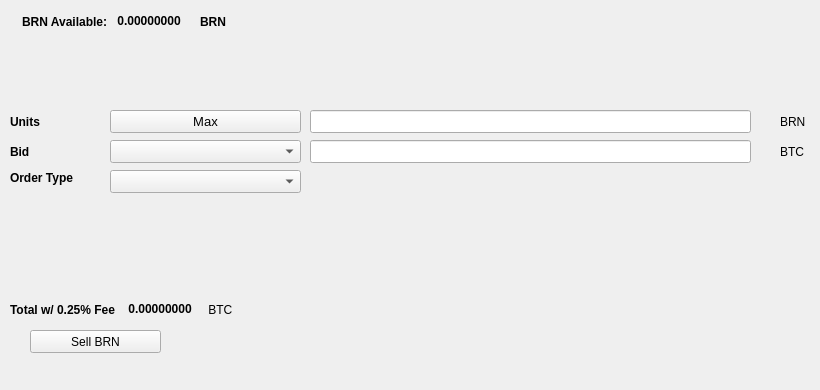
   <widget class="QWidget" name="SellTab">
    <attribute name="title">
     <string>Sell</string>
    </attribute>
    <widget class="QLabel" name="label_16">
     <property name="geometry">
      <rect>
       <x>780</x>
       <y>140</y>
       <width>31</width>
       <height>23</height>
      </rect>
     </property>
     <property name="text">
      <string>BTC</string>
     </property>
    </widget>
    <widget class="QComboBox" name="SellBidcomboBox">
     <property name="geometry">
      <rect>
       <x>110</x>
       <y>140</y>
       <width>191</width>
       <height>23</height>
      </rect>
     </property>
     <property name="font">
      <font>
       <pointsize>10</pointsize>
      </font>
     </property>
    </widget>
    <widget class="QLabel" name="label_18">
     <property name="geometry">
      <rect>
       <x>10</x>
       <y>110</y>
       <width>46</width>
       <height>23</height>
      </rect>
     </property>
     <property name="font">
      <font>
       <weight>75</weight>
       <bold>true</bold>
      </font>
     </property>
     <property name="text">
      <string>Units</string>
     </property>
    </widget>
    <widget class="QPushButton" name="Sell_Max_Amount">
     <property name="geometry">
      <rect>
       <x>110</x>
       <y>110</y>
       <width>191</width>
       <height>23</height>
      </rect>
     </property>
     <property name="font">
      <font>
       <pointsize>10</pointsize>
      </font>
     </property>
     <property name="text">
      <string>Max</string>
     </property>
    </widget>
    <widget class="QLabel" name="label_20">
     <property name="geometry">
      <rect>
       <x>10</x>
       <y>170</y>
       <width>91</width>
       <height>16</height>
      </rect>
     </property>
     <property name="font">
      <font>
       <weight>75</weight>
       <bold>true</bold>
      </font>
     </property>
     <property name="text">
      <string>Order Type</string>
     </property>
    </widget>
    <widget class="QComboBox" name="SellOrdertypeCombo">
     <property name="geometry">
      <rect>
       <x>110</x>
       <y>170</y>
       <width>191</width>
       <height>23</height>
      </rect>
     </property>
     <property name="font">
      <font>
       <pointsize>10</pointsize>
      </font>
     </property>
    </widget>
    <widget class="QLabel" name="label_21">
     <property name="geometry">
      <rect>
       <x>10</x>
       <y>140</y>
       <width>46</width>
       <height>23</height>
      </rect>
     </property>
     <property name="font">
      <font>
       <weight>75</weight>
       <bold>true</bold>
      </font>
     </property>
     <property name="text">
      <string>Bid</string>
     </property>
    </widget>
    <widget class="QLabel" name="label_22">
     <property name="geometry">
      <rect>
       <x>780</x>
       <y>110</y>
       <width>31</width>
       <height>23</height>
      </rect>
     </property>
     <property name="text">
      <string>BRN</string>
     </property>
    </widget>
    <widget class="QLineEdit" name="UnitsInputBRN">
     <property name="geometry">
      <rect>
       <x>310</x>
       <y>110</y>
       <width>441</width>
       <height>23</height>
      </rect>
     </property>
     <property name="font">
      <font>
       <pointsize>9</pointsize>
       <weight>75</weight>
       <bold>true</bold>
      </font>
     </property>
    </widget>
    <widget class="QLineEdit" name="SellBidPriceEdit">
     <property name="geometry">
      <rect>
       <x>310</x>
       <y>140</y>
       <width>441</width>
       <height>23</height>
      </rect>
     </property>
     <property name="font">
      <font>
       <pointsize>9</pointsize>
       <weight>75</weight>
       <bold>true</bold>
      </font>
     </property>
    </widget>
    <widget class="QPushButton" name="SellBRNBTN">
     <property name="geometry">
      <rect>
       <x>30</x>
       <y>330</y>
       <width>131</width>
       <height>23</height>
      </rect>
     </property>
     <property name="text">
      <string>Sell BRN</string>
     </property>
     <property name="icon">
      <iconset resource="../brn">
       <normaloff>:/icons/bitcoin</normaloff>:/icons/bitcoin</iconset>
     </property>
    </widget>
    <widget class="QWidget" name="layoutWidget3">
     <property name="geometry">
      <rect>
       <x>22</x>
       <y>12</y>
       <width>258</width>
       <height>19</height>
      </rect>
     </property>
     <layout class="QHBoxLayout" name="horizontalLayout">
      <item>
       <widget class="QLabel" name="label232_2">
        <property name="font">
         <font>
          <weight>75</weight>
          <bold>true</bold>
         </font>
        </property>
        <property name="text">
         <string>BRN Available:</string>
        </property>
       </widget>
      </item>
      <item>
       <widget class="QLabel" name="BRNAvailableLabel">
        <property name="palette">
         <palette>
          <active>
           <colorrole role="WindowText">
            <brush brushstyle="SolidPattern">
             <color alpha="255">
              <red>0</red>
              <green>0</green>
              <blue>0</blue>
             </color>
            </brush>
           </colorrole>
           <colorrole role="Button">
            <brush brushstyle="SolidPattern">
             <color alpha="255">
              <red>0</red>
              <green>170</green>
              <blue>0</blue>
             </color>
            </brush>
           </colorrole>
           <colorrole role="Light">
            <brush brushstyle="SolidPattern">
             <color alpha="255">
              <red>0</red>
              <green>255</green>
              <blue>0</blue>
             </color>
            </brush>
           </colorrole>
           <colorrole role="Midlight">
            <brush brushstyle="SolidPattern">
             <color alpha="255">
              <red>0</red>
              <green>212</green>
              <blue>0</blue>
             </color>
            </brush>
           </colorrole>
           <colorrole role="Dark">
            <brush brushstyle="SolidPattern">
             <color alpha="255">
              <red>0</red>
              <green>85</green>
              <blue>0</blue>
             </color>
            </brush>
           </colorrole>
           <colorrole role="Mid">
            <brush brushstyle="SolidPattern">
             <color alpha="255">
              <red>0</red>
              <green>113</green>
              <blue>0</blue>
             </color>
            </brush>
           </colorrole>
           <colorrole role="Text">
            <brush brushstyle="SolidPattern">
             <color alpha="255">
              <red>0</red>
              <green>170</green>
              <blue>0</blue>
             </color>
            </brush>
           </colorrole>
           <colorrole role="BrightText">
            <brush brushstyle="SolidPattern">
             <color alpha="255">
              <red>255</red>
              <green>255</green>
              <blue>255</blue>
             </color>
            </brush>
           </colorrole>
           <colorrole role="ButtonText">
            <brush brushstyle="SolidPattern">
             <color alpha="255">
              <red>0</red>
              <green>0</green>
              <blue>0</blue>
             </color>
            </brush>
           </colorrole>
           <colorrole role="Base">
            <brush brushstyle="SolidPattern">
             <color alpha="255">
              <red>255</red>
              <green>255</green>
              <blue>255</blue>
             </color>
            </brush>
           </colorrole>
           <colorrole role="Window">
            <brush brushstyle="SolidPattern">
             <color alpha="255">
              <red>0</red>
              <green>170</green>
              <blue>0</blue>
             </color>
            </brush>
           </colorrole>
           <colorrole role="Shadow">
            <brush brushstyle="SolidPattern">
             <color alpha="255">
              <red>0</red>
              <green>0</green>
              <blue>0</blue>
             </color>
            </brush>
           </colorrole>
           <colorrole role="AlternateBase">
            <brush brushstyle="SolidPattern">
             <color alpha="255">
              <red>127</red>
              <green>212</green>
              <blue>127</blue>
             </color>
            </brush>
           </colorrole>
           <colorrole role="ToolTipBase">
            <brush brushstyle="SolidPattern">
             <color alpha="255">
              <red>255</red>
              <green>255</green>
              <blue>220</blue>
             </color>
            </brush>
           </colorrole>
           <colorrole role="ToolTipText">
            <brush brushstyle="SolidPattern">
             <color alpha="255">
              <red>0</red>
              <green>0</green>
              <blue>0</blue>
             </color>
            </brush>
           </colorrole>
          </active>
          <inactive>
           <colorrole role="WindowText">
            <brush brushstyle="SolidPattern">
             <color alpha="255">
              <red>0</red>
              <green>0</green>
              <blue>0</blue>
             </color>
            </brush>
           </colorrole>
           <colorrole role="Button">
            <brush brushstyle="SolidPattern">
             <color alpha="255">
              <red>0</red>
              <green>170</green>
              <blue>0</blue>
             </color>
            </brush>
           </colorrole>
           <colorrole role="Light">
            <brush brushstyle="SolidPattern">
             <color alpha="255">
              <red>0</red>
              <green>255</green>
              <blue>0</blue>
             </color>
            </brush>
           </colorrole>
           <colorrole role="Midlight">
            <brush brushstyle="SolidPattern">
             <color alpha="255">
              <red>0</red>
              <green>212</green>
              <blue>0</blue>
             </color>
            </brush>
           </colorrole>
           <colorrole role="Dark">
            <brush brushstyle="SolidPattern">
             <color alpha="255">
              <red>0</red>
              <green>85</green>
              <blue>0</blue>
             </color>
            </brush>
           </colorrole>
           <colorrole role="Mid">
            <brush brushstyle="SolidPattern">
             <color alpha="255">
              <red>0</red>
              <green>113</green>
              <blue>0</blue>
             </color>
            </brush>
           </colorrole>
           <colorrole role="Text">
            <brush brushstyle="SolidPattern">
             <color alpha="255">
              <red>0</red>
              <green>170</green>
              <blue>0</blue>
             </color>
            </brush>
           </colorrole>
           <colorrole role="BrightText">
            <brush brushstyle="SolidPattern">
             <color alpha="255">
              <red>255</red>
              <green>255</green>
              <blue>255</blue>
             </color>
            </brush>
           </colorrole>
           <colorrole role="ButtonText">
            <brush brushstyle="SolidPattern">
             <color alpha="255">
              <red>0</red>
              <green>0</green>
              <blue>0</blue>
             </color>
            </brush>
           </colorrole>
           <colorrole role="Base">
            <brush brushstyle="SolidPattern">
             <color alpha="255">
              <red>255</red>
              <green>255</green>
              <blue>255</blue>
             </color>
            </brush>
           </colorrole>
           <colorrole role="Window">
            <brush brushstyle="SolidPattern">
             <color alpha="255">
              <red>0</red>
              <green>170</green>
              <blue>0</blue>
             </color>
            </brush>
           </colorrole>
           <colorrole role="Shadow">
            <brush brushstyle="SolidPattern">
             <color alpha="255">
              <red>0</red>
              <green>0</green>
              <blue>0</blue>
             </color>
            </brush>
           </colorrole>
           <colorrole role="AlternateBase">
            <brush brushstyle="SolidPattern">
             <color alpha="255">
              <red>127</red>
              <green>212</green>
              <blue>127</blue>
             </color>
            </brush>
           </colorrole>
           <colorrole role="ToolTipBase">
            <brush brushstyle="SolidPattern">
             <color alpha="255">
              <red>255</red>
              <green>255</green>
              <blue>220</blue>
             </color>
            </brush>
           </colorrole>
           <colorrole role="ToolTipText">
            <brush brushstyle="SolidPattern">
             <color alpha="255">
              <red>0</red>
              <green>0</green>
              <blue>0</blue>
             </color>
            </brush>
           </colorrole>
          </inactive>
          <disabled>
           <colorrole role="WindowText">
            <brush brushstyle="SolidPattern">
             <color alpha="255">
              <red>0</red>
              <green>85</green>
              <blue>0</blue>
             </color>
            </brush>
           </colorrole>
           <colorrole role="Button">
            <brush brushstyle="SolidPattern">
             <color alpha="255">
              <red>0</red>
              <green>170</green>
              <blue>0</blue>
             </color>
            </brush>
           </colorrole>
           <colorrole role="Light">
            <brush brushstyle="SolidPattern">
             <color alpha="255">
              <red>0</red>
              <green>255</green>
              <blue>0</blue>
             </color>
            </brush>
           </colorrole>
           <colorrole role="Midlight">
            <brush brushstyle="SolidPattern">
             <color alpha="255">
              <red>0</red>
              <green>212</green>
              <blue>0</blue>
             </color>
            </brush>
           </colorrole>
           <colorrole role="Dark">
            <brush brushstyle="SolidPattern">
             <color alpha="255">
              <red>0</red>
              <green>85</green>
              <blue>0</blue>
             </color>
            </brush>
           </colorrole>
           <colorrole role="Mid">
            <brush brushstyle="SolidPattern">
             <color alpha="255">
              <red>0</red>
              <green>113</green>
              <blue>0</blue>
             </color>
            </brush>
           </colorrole>
           <colorrole role="Text">
            <brush brushstyle="SolidPattern">
             <color alpha="255">
              <red>0</red>
              <green>85</green>
              <blue>0</blue>
             </color>
            </brush>
           </colorrole>
           <colorrole role="BrightText">
            <brush brushstyle="SolidPattern">
             <color alpha="255">
              <red>255</red>
              <green>255</green>
              <blue>255</blue>
             </color>
            </brush>
           </colorrole>
           <colorrole role="ButtonText">
            <brush brushstyle="SolidPattern">
             <color alpha="255">
              <red>0</red>
              <green>85</green>
              <blue>0</blue>
             </color>
            </brush>
           </colorrole>
           <colorrole role="Base">
            <brush brushstyle="SolidPattern">
             <color alpha="255">
              <red>0</red>
              <green>170</green>
              <blue>0</blue>
             </color>
            </brush>
           </colorrole>
           <colorrole role="Window">
            <brush brushstyle="SolidPattern">
             <color alpha="255">
              <red>0</red>
              <green>170</green>
              <blue>0</blue>
             </color>
            </brush>
           </colorrole>
           <colorrole role="Shadow">
            <brush brushstyle="SolidPattern">
             <color alpha="255">
              <red>0</red>
              <green>0</green>
              <blue>0</blue>
             </color>
            </brush>
           </colorrole>
           <colorrole role="AlternateBase">
            <brush brushstyle="SolidPattern">
             <color alpha="255">
              <red>0</red>
              <green>170</green>
              <blue>0</blue>
             </color>
            </brush>
           </colorrole>
           <colorrole role="ToolTipBase">
            <brush brushstyle="SolidPattern">
             <color alpha="255">
              <red>255</red>
              <green>255</green>
              <blue>220</blue>
             </color>
            </brush>
           </colorrole>
           <colorrole role="ToolTipText">
            <brush brushstyle="SolidPattern">
             <color alpha="255">
              <red>0</red>
              <green>0</green>
              <blue>0</blue>
             </color>
            </brush>
           </colorrole>
          </disabled>
         </palette>
        </property>
        <property name="font">
         <font>
          <weight>75</weight>
          <bold>true</bold>
         </font>
        </property>
        <property name="text">
         <string> 0.00000000 </string>
        </property>
        <property name="textInteractionFlags">
         <set>Qt::LinksAccessibleByMouse|Qt::TextSelectableByKeyboard|Qt::TextSelectableByMouse</set>
        </property>
       </widget>
      </item>
      <item>
       <widget class="QLabel" name="labelBRN">
        <property name="font">
         <font>
          <weight>75</weight>
          <bold>true</bold>
         </font>
        </property>
        <property name="text">
         <string>BRN</string>
        </property>
       </widget>
      </item>
     </layout>
    </widget>
    <widget class="QWidget" name="layoutWidget">
     <property name="geometry">
      <rect>
       <x>10</x>
       <y>300</y>
       <width>268</width>
       <height>19</height>
      </rect>
     </property>
     <layout class="QHBoxLayout" name="horizontalLayout_2">
      <item>
       <widget class="QLabel" name="label_19">
        <property name="font">
         <font>
          <weight>75</weight>
          <bold>true</bold>
         </font>
        </property>
        <property name="text">
         <string>Total w/ 0.25% Fee </string>
        </property>
       </widget>
      </item>
      <item>
       <widget class="QLabel" name="SellCostLabel">
        <property name="palette">
         <palette>
          <active>
           <colorrole role="WindowText">
            <brush brushstyle="SolidPattern">
             <color alpha="255">
              <red>0</red>
              <green>0</green>
              <blue>0</blue>
             </color>
            </brush>
           </colorrole>
           <colorrole role="Button">
            <brush brushstyle="SolidPattern">
             <color alpha="255">
              <red>0</red>
              <green>170</green>
              <blue>0</blue>
             </color>
            </brush>
           </colorrole>
           <colorrole role="Light">
            <brush brushstyle="SolidPattern">
             <color alpha="255">
              <red>0</red>
              <green>255</green>
              <blue>0</blue>
             </color>
            </brush>
           </colorrole>
           <colorrole role="Midlight">
            <brush brushstyle="SolidPattern">
             <color alpha="255">
              <red>0</red>
              <green>212</green>
              <blue>0</blue>
             </color>
            </brush>
           </colorrole>
           <colorrole role="Dark">
            <brush brushstyle="SolidPattern">
             <color alpha="255">
              <red>0</red>
              <green>85</green>
              <blue>0</blue>
             </color>
            </brush>
           </colorrole>
           <colorrole role="Mid">
            <brush brushstyle="SolidPattern">
             <color alpha="255">
              <red>0</red>
              <green>113</green>
              <blue>0</blue>
             </color>
            </brush>
           </colorrole>
           <colorrole role="Text">
            <brush brushstyle="SolidPattern">
             <color alpha="255">
              <red>0</red>
              <green>170</green>
              <blue>0</blue>
             </color>
            </brush>
           </colorrole>
           <colorrole role="BrightText">
            <brush brushstyle="SolidPattern">
             <color alpha="255">
              <red>255</red>
              <green>255</green>
              <blue>255</blue>
             </color>
            </brush>
           </colorrole>
           <colorrole role="ButtonText">
            <brush brushstyle="SolidPattern">
             <color alpha="255">
              <red>0</red>
              <green>0</green>
              <blue>0</blue>
             </color>
            </brush>
           </colorrole>
           <colorrole role="Base">
            <brush brushstyle="SolidPattern">
             <color alpha="255">
              <red>255</red>
              <green>255</green>
              <blue>255</blue>
             </color>
            </brush>
           </colorrole>
           <colorrole role="Window">
            <brush brushstyle="SolidPattern">
             <color alpha="255">
              <red>0</red>
              <green>170</green>
              <blue>0</blue>
             </color>
            </brush>
           </colorrole>
           <colorrole role="Shadow">
            <brush brushstyle="SolidPattern">
             <color alpha="255">
              <red>0</red>
              <green>0</green>
              <blue>0</blue>
             </color>
            </brush>
           </colorrole>
           <colorrole role="AlternateBase">
            <brush brushstyle="SolidPattern">
             <color alpha="255">
              <red>127</red>
              <green>212</green>
              <blue>127</blue>
             </color>
            </brush>
           </colorrole>
           <colorrole role="ToolTipBase">
            <brush brushstyle="SolidPattern">
             <color alpha="255">
              <red>255</red>
              <green>255</green>
              <blue>220</blue>
             </color>
            </brush>
           </colorrole>
           <colorrole role="ToolTipText">
            <brush brushstyle="SolidPattern">
             <color alpha="255">
              <red>0</red>
              <green>0</green>
              <blue>0</blue>
             </color>
            </brush>
           </colorrole>
          </active>
          <inactive>
           <colorrole role="WindowText">
            <brush brushstyle="SolidPattern">
             <color alpha="255">
              <red>0</red>
              <green>0</green>
              <blue>0</blue>
             </color>
            </brush>
           </colorrole>
           <colorrole role="Button">
            <brush brushstyle="SolidPattern">
             <color alpha="255">
              <red>0</red>
              <green>170</green>
              <blue>0</blue>
             </color>
            </brush>
           </colorrole>
           <colorrole role="Light">
            <brush brushstyle="SolidPattern">
             <color alpha="255">
              <red>0</red>
              <green>255</green>
              <blue>0</blue>
             </color>
            </brush>
           </colorrole>
           <colorrole role="Midlight">
            <brush brushstyle="SolidPattern">
             <color alpha="255">
              <red>0</red>
              <green>212</green>
              <blue>0</blue>
             </color>
            </brush>
           </colorrole>
           <colorrole role="Dark">
            <brush brushstyle="SolidPattern">
             <color alpha="255">
              <red>0</red>
              <green>85</green>
              <blue>0</blue>
             </color>
            </brush>
           </colorrole>
           <colorrole role="Mid">
            <brush brushstyle="SolidPattern">
             <color alpha="255">
              <red>0</red>
              <green>113</green>
              <blue>0</blue>
             </color>
            </brush>
           </colorrole>
           <colorrole role="Text">
            <brush brushstyle="SolidPattern">
             <color alpha="255">
              <red>0</red>
              <green>170</green>
              <blue>0</blue>
             </color>
            </brush>
           </colorrole>
           <colorrole role="BrightText">
            <brush brushstyle="SolidPattern">
             <color alpha="255">
              <red>255</red>
              <green>255</green>
              <blue>255</blue>
             </color>
            </brush>
           </colorrole>
           <colorrole role="ButtonText">
            <brush brushstyle="SolidPattern">
             <color alpha="255">
              <red>0</red>
              <green>0</green>
              <blue>0</blue>
             </color>
            </brush>
           </colorrole>
           <colorrole role="Base">
            <brush brushstyle="SolidPattern">
             <color alpha="255">
              <red>255</red>
              <green>255</green>
              <blue>255</blue>
             </color>
            </brush>
           </colorrole>
           <colorrole role="Window">
            <brush brushstyle="SolidPattern">
             <color alpha="255">
              <red>0</red>
              <green>170</green>
              <blue>0</blue>
             </color>
            </brush>
           </colorrole>
           <colorrole role="Shadow">
            <brush brushstyle="SolidPattern">
             <color alpha="255">
              <red>0</red>
              <green>0</green>
              <blue>0</blue>
             </color>
            </brush>
           </colorrole>
           <colorrole role="AlternateBase">
            <brush brushstyle="SolidPattern">
             <color alpha="255">
              <red>127</red>
              <green>212</green>
              <blue>127</blue>
             </color>
            </brush>
           </colorrole>
           <colorrole role="ToolTipBase">
            <brush brushstyle="SolidPattern">
             <color alpha="255">
              <red>255</red>
              <green>255</green>
              <blue>220</blue>
             </color>
            </brush>
           </colorrole>
           <colorrole role="ToolTipText">
            <brush brushstyle="SolidPattern">
             <color alpha="255">
              <red>0</red>
              <green>0</green>
              <blue>0</blue>
             </color>
            </brush>
           </colorrole>
          </inactive>
          <disabled>
           <colorrole role="WindowText">
            <brush brushstyle="SolidPattern">
             <color alpha="255">
              <red>0</red>
              <green>85</green>
              <blue>0</blue>
             </color>
            </brush>
           </colorrole>
           <colorrole role="Button">
            <brush brushstyle="SolidPattern">
             <color alpha="255">
              <red>0</red>
              <green>170</green>
              <blue>0</blue>
             </color>
            </brush>
           </colorrole>
           <colorrole role="Light">
            <brush brushstyle="SolidPattern">
             <color alpha="255">
              <red>0</red>
              <green>255</green>
              <blue>0</blue>
             </color>
            </brush>
           </colorrole>
           <colorrole role="Midlight">
            <brush brushstyle="SolidPattern">
             <color alpha="255">
              <red>0</red>
              <green>212</green>
              <blue>0</blue>
             </color>
            </brush>
           </colorrole>
           <colorrole role="Dark">
            <brush brushstyle="SolidPattern">
             <color alpha="255">
              <red>0</red>
              <green>85</green>
              <blue>0</blue>
             </color>
            </brush>
           </colorrole>
           <colorrole role="Mid">
            <brush brushstyle="SolidPattern">
             <color alpha="255">
              <red>0</red>
              <green>113</green>
              <blue>0</blue>
             </color>
            </brush>
           </colorrole>
           <colorrole role="Text">
            <brush brushstyle="SolidPattern">
             <color alpha="255">
              <red>0</red>
              <green>85</green>
              <blue>0</blue>
             </color>
            </brush>
           </colorrole>
           <colorrole role="BrightText">
            <brush brushstyle="SolidPattern">
             <color alpha="255">
              <red>255</red>
              <green>255</green>
              <blue>255</blue>
             </color>
            </brush>
           </colorrole>
           <colorrole role="ButtonText">
            <brush brushstyle="SolidPattern">
             <color alpha="255">
              <red>0</red>
              <green>85</green>
              <blue>0</blue>
             </color>
            </brush>
           </colorrole>
           <colorrole role="Base">
            <brush brushstyle="SolidPattern">
             <color alpha="255">
              <red>0</red>
              <green>170</green>
              <blue>0</blue>
             </color>
            </brush>
           </colorrole>
           <colorrole role="Window">
            <brush brushstyle="SolidPattern">
             <color alpha="255">
              <red>0</red>
              <green>170</green>
              <blue>0</blue>
             </color>
            </brush>
           </colorrole>
           <colorrole role="Shadow">
            <brush brushstyle="SolidPattern">
             <color alpha="255">
              <red>0</red>
              <green>0</green>
              <blue>0</blue>
             </color>
            </brush>
           </colorrole>
           <colorrole role="AlternateBase">
            <brush brushstyle="SolidPattern">
             <color alpha="255">
              <red>0</red>
              <green>170</green>
              <blue>0</blue>
             </color>
            </brush>
           </colorrole>
           <colorrole role="ToolTipBase">
            <brush brushstyle="SolidPattern">
             <color alpha="255">
              <red>255</red>
              <green>255</green>
              <blue>220</blue>
             </color>
            </brush>
           </colorrole>
           <colorrole role="ToolTipText">
            <brush brushstyle="SolidPattern">
             <color alpha="255">
              <red>0</red>
              <green>0</green>
              <blue>0</blue>
             </color>
            </brush>
           </colorrole>
          </disabled>
         </palette>
        </property>
        <property name="font">
         <font>
          <weight>75</weight>
          <bold>true</bold>
         </font>
        </property>
        <property name="autoFillBackground">
         <bool>false</bool>
        </property>
        <property name="text">
         <string> 0.00000000</string>
        </property>
        <property name="textInteractionFlags">
         <set>Qt::LinksAccessibleByMouse|Qt::TextSelectableByMouse</set>
        </property>
       </widget>
      </item>
      <item>
       <widget class="QLabel" name="label_17">
        <property name="font">
         <font>
          <weight>50</weight>
          <bold>false</bold>
         </font>
        </property>
        <property name="text">
         <string> BTC</string>
        </property>
       </widget>
      </item>
     </layout>
    </widget>
    <widget class="QLabel" name="label_23">
     <property name="geometry">
      <rect>
       <x>460</x>
       <y>300</y>
       <width>281</width>
       <height>81</height>
      </rect>
     </property>
     <property name="text">
      <string/>
     </property>
     <property name="pixmap">
      <pixmap>:/images/bittrex</pixmap>
     </property>
    </widget>
   </widget>
